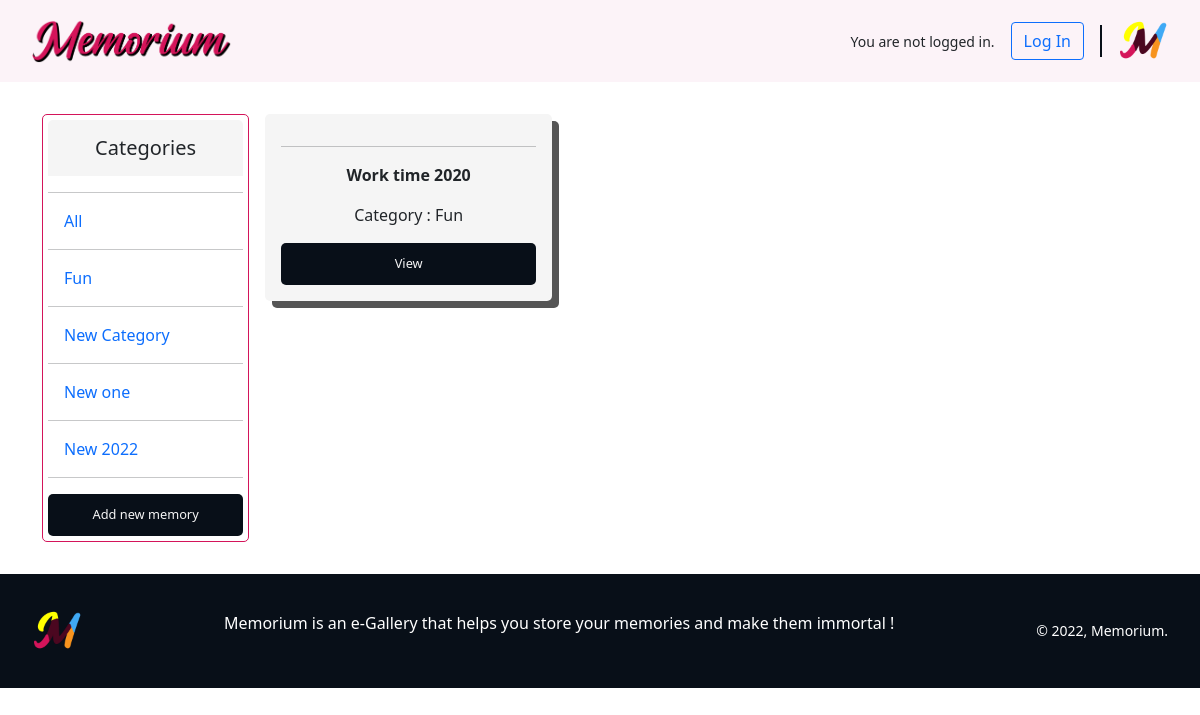
Before: / with the older database file.
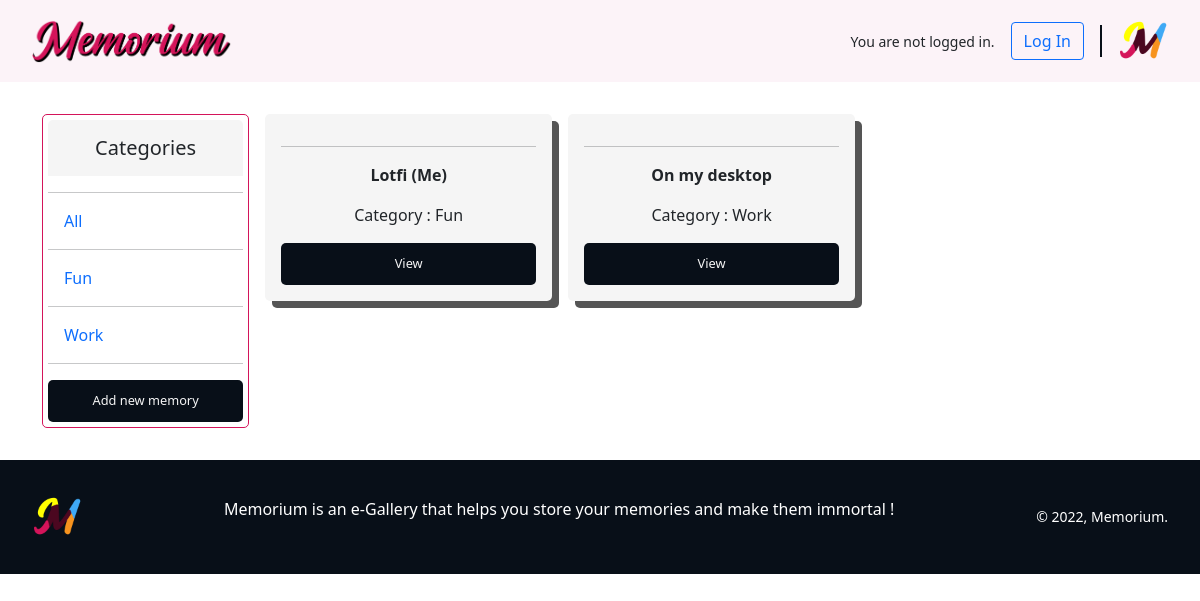
After: the same page with the newer database file.
### memorium/models.py (models this page shows, shortened)
class Category(models.Model):
    class Meta:
        verbose_name_plural = "categories"
    name = models.CharField(max_length=100, null=False, blank=False)
    def __str__(self):
        return self.name

class Memory(models.Model):
    class Meta:
        verbose_name_plural = "memories"
    category = models.ForeignKey(Category, on_delete=models.SET_NULL, null=True, blank=True)
    title = models.CharField(max_length=200)
    memory = models.ImageField(null=True)
    date_added = models.DateTimeField(auto_now_add=True)
    author = models.ForeignKey(
        'auth.User',
        on_delete=models.CASCADE,
        )
    description = models.TextField()
    @property
    def imageURL(self):
        try:
            url = self.memory.url
        except:
            url = ''
        return url

### memorium/views.py (the view)
# urls.py: path('', views.MemoryListView.as_view(), name='gallery'),
class MemoryListView(ListView):
    model = Memory
    template_name = 'photos/gallery.html'
    def get_context_data(self, **kwargs):
        category = self.request.GET.get('category')
        if category == None:
            memories = Memory.objects.all()
        else:
            memories = Memory.objects.filter(category__name=category)
        context = super(MemoryListView, self).get_context_data(**kwargs)
        context.update({
            'categories': Category.objects.all()[0:4],
            'memories': memories
        })
        return context

### templates/photos/gallery.html (shortened to what this page needs)
{% extends 'base.html' %} {% load static %}
{% block style %} <link rel="stylesheet" href="{% static "styles/main.css" %}">
{% endblock style %} {% block content %}
<main class="container">
  <aside>
    <h5>Categories</h5>
    <hr />
      <a id="link" href="{% url 'gallery' %}">All</a>
      {% for category in categories%}
        <hr />
        <a id="link" href="{% url 'gallery' %}?category={{ category.name }}">{{ category.name }}</a>
      {% endfor %}
      <hr>
    <a href="{% url 'new_memory' %}">
      <button class="button">Add new memory</button>
    </a>
  </aside>
  <section>
    {% for memory in memories %}
      <div class="memory">
        <div>
          <hr>
          <p><b>{{ memory.title }}</b></p>
          <p>Category : {{ memory.category }}</p>
        </div>
        <a href="{% url 'memory' memory.pk %}">
          <button class="button">View</button>
        </a>
      </div>
      {% empty %}
        <h1>Oops. No memory for this category</h1>
    {% endfor %}
  </section>
</main>
{% endblock content %}

### templates/base.html (shortened to what this page needs)
{% load static %}
<html lang="en">
  <head>
    {% block style %} {% endblock style %}
    <link
      href="https://cdn.jsdelivr.net/npm/bootstrap@5.1.3/dist/css/bootstrap.min.css"
      rel="stylesheet"
    />
  </head>
  <body>
    <header>
      <a class="logo" href="{% url 'gallery' %}">
        <img class="logo" src="{% static "images/memorium_logo.png"%}" alt="">
      </a>
      <div class="profile">
        {% if user.is_authenticated %}
          <small style="margin-right: 1rem;">Hi {{ user.username }}!</small>
          <a class="btn btn-outline-danger" href="{% url 'logout' %}">Log out</a>
        {% else %}
          <small style="margin-right: 1rem;">You are not logged in.</small>
          <a class="btn btn-outline-primary" href="{% url 'login' %}">Log In</a>
        {% endif %}
        <div class="vertical-line"></div>
        <img class="icon" src="{% static "images/memorium_icon.png"%}" alt="">
      </div>
    </header>
    {% block content %} {% endblock content %}
    <footer>
      <div class="profile">
        <img class="icon" src="{% static "images/memorium_icon.png"%}" alt="">
      </div>
      <p>
        Memorium is an e-Gallery that helps you store your memories and make them immortal !
      </p>
      <small>&copy; 2022, Memorium.</small>
    </footer>
  </body>
</html>

### static/styles/main.css (style rules this page uses)
:root { --mainColor: #d4145a; --secondaryColor: #4b0720; --thirdColor: #fcf3f8; --darkColor: rgb(8, 15, 24); --borderRadius: 5px; --defaultFont: 'Source Sans Pro', sans-serif --TitleFont: 'Source Serif 4', sans-serif; }
*, *::before, *::after { box-sizing: border-box; margin: 0; padding: 0; }
body { font-family: 'Source Sans Pro', sans-serif; background-color: white; -webkit-animation: fadein 2s; animation: fadein 2s; overflow-x: hidden; }
html { scroll-behavior: smooth; }
h3, h4, h5, h6 { font-family: var(--TitleFont); margin-right: 1rem; }
a { text-decoration: none; }
.button { width: 100%; padding: 0.7rem; font-size: 0.8rem; font-weight: 500; color: #f5f5f5; background-color: var(--darkColor); border-radius: var(--borderRadius); transition: 700ms; cursor: pointer; border: none; }
header { display: flex; justify-content: space-between; padding: 1rem 2rem; align-items: center; background-color: var(--thirdColor); }
header > .profile { display: flex; justify-content: space-between; align-items: center; }
.logo { width: 200px; }
.icon { width: 50px; }
.container { display: grid; grid-template-columns: repeat(5, 1fr); width: 80%; margin: 2rem auto; }
aside { border: 1px solid var(--mainColor); grid-column: span 1; border-radius: var(--borderRadius); margin-right: 1rem; height: fit-content; padding: 5px; }
aside > h5 { padding: 1rem; background-color: #f5f5f5; margin: 0; text-align: center; border-radius: var(--borderRadius) var(--borderRadius) 0 0; }
aside #link { margin-left: 1rem; text-decoration: none; }
section { grid-column: span 4; display: grid; grid-gap: 1rem; grid-template-columns: repeat(3, 1fr); border-radius: var(--borderRadius); margin-bottom: 3rem; grid-auto-rows: min-content; }
.memory { display: flex; flex-direction: column; justify-content: space-between; background-color: #f5f5f5; border-radius: var(--borderRadius); box-shadow: 7px 7px 0px #555; text-align: center; padding: 1rem; transition: 300ms; }
.memory > div { display: flex; flex-direction: column; justify-content: space-between; }
.vertical-line { border-right: 2px solid var(--darkColor); height: 2rem; color: var(--darkColor); margin: 0px 1rem; }
footer { bottom: 0; left: 0; width: 100%; background-color: var(--darkColor); color: white; align-items: center; padding: 2rem; display: flex; justify-content: space-between; }

Changed rows visible on the page:
removed Category: name "New Category"
removed Category: name "New one"
removed Category: name "New 2022"
removed Memory: title "Work time 2020", category "Fun"
added Category: name "Work"
added Memory: title "Lotfi (Me)", category "Fun"
added Memory: title "On my desktop", category "Work"
